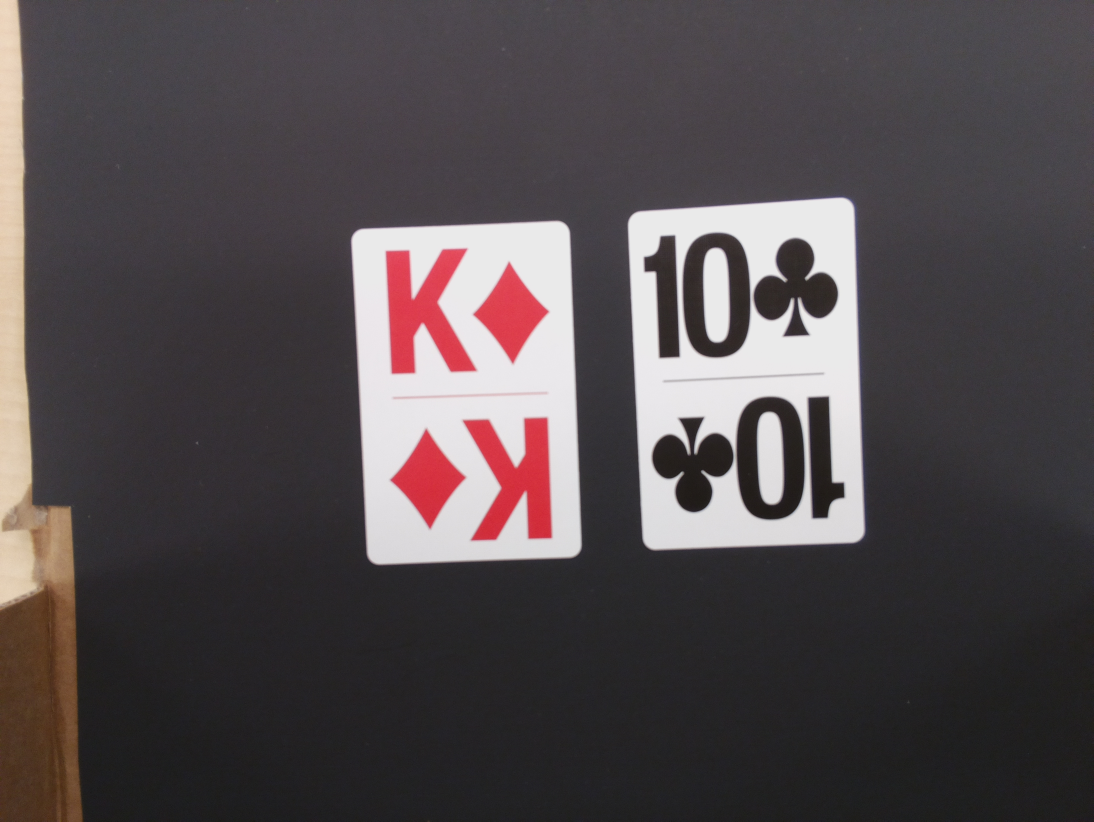
#> input picture src/app/images/10c-kd.jpg, 3280 x 2464 px (shown at 1/3 size)
$ python -i cardvision.py   (imports and definitions only)   (older library calls are emulated)
#> lines starting #> are read from the running program, lines starting #| are printed output that depends on the picture; after the words box and inside, x2 and y2 are one past the last pixel; in counts of white or black regions, pixels touching at a corner belong together
#> further down, picture is the input picture: shape (2464, 3280, 3); mean B, G, R 77.6, 75.2, 82.5
'''
Created on Sep 30, 2016

@author: mike
'''

import os
import numpy as np
import cv2
from app.playerhand import PlayerHand
from app.card import Card
from app.cardsuit import CardSuit
from app.cardvalue import CardValue


class CardVision(object):
    'Class responsible for computer vision operations'


    # [13 lines left out: function rectify, not called in this run]


    def preprocess(self, img):
        gray = cv2.cvtColor(img,cv2.COLOR_BGR2GRAY)
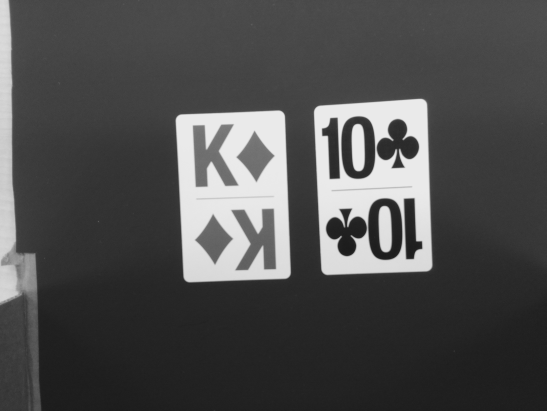
#> gray: shape (2464, 3280) (shown at 1/6 size); min 18, max 235, mean 77.6
        blur = cv2.GaussianBlur(gray,(5,5),2 )

        # Not sure which of the following works better.  More testing needed.
        # thresh = cv2.adaptiveThreshold(blur,255,1,1,11,1)
        tmp, thresh = cv2.threshold(blur,0,255,cv2.THRESH_BINARY_INV+cv2.THRESH_OTSU)
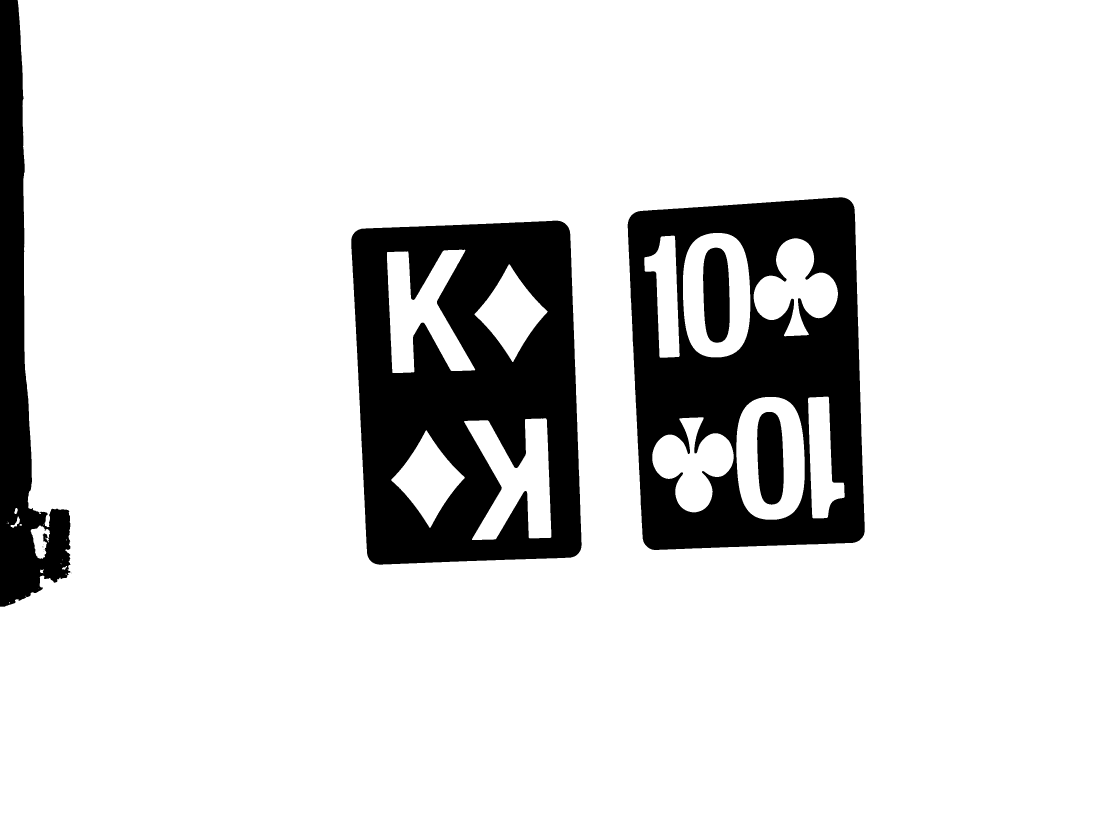
#> thresh: shape (2464, 3280) (shown at 1/3 size); 86.1% white; 10 black regions (5 under 20 px), largest, box (x1, y1, x2, y2) and area: (1054, 662, 1745, 1694) 492934, (1883, 592, 2594, 1650) 435060, (0, 0, 211, 1820) 159790, (2109, 743, 2189, 1028) 19824, (2271, 1236, 2351, 1514) 19057
#> tmp = 137

        return thresh

    # [7 lines left out: function imgdiff, not called in this run]

    def find_closest_card(self, training,img):
        features = self.preprocess(img)
        return sorted(training.values(), key=lambda x:self.imgdiff(x[1],features))[0][0]


    # [125 lines left out: functions getCards, get_training, find_hole_cards, build_player_hand, build_card, not called in this run]


    def __init__(self):
        self


>>> import cv2
>>> picture = cv2.imread('images/10c-kd.jpg')
>>> result = CardVision().preprocess(picture)

$ run again, on src/app/images/10d-2d.jpg
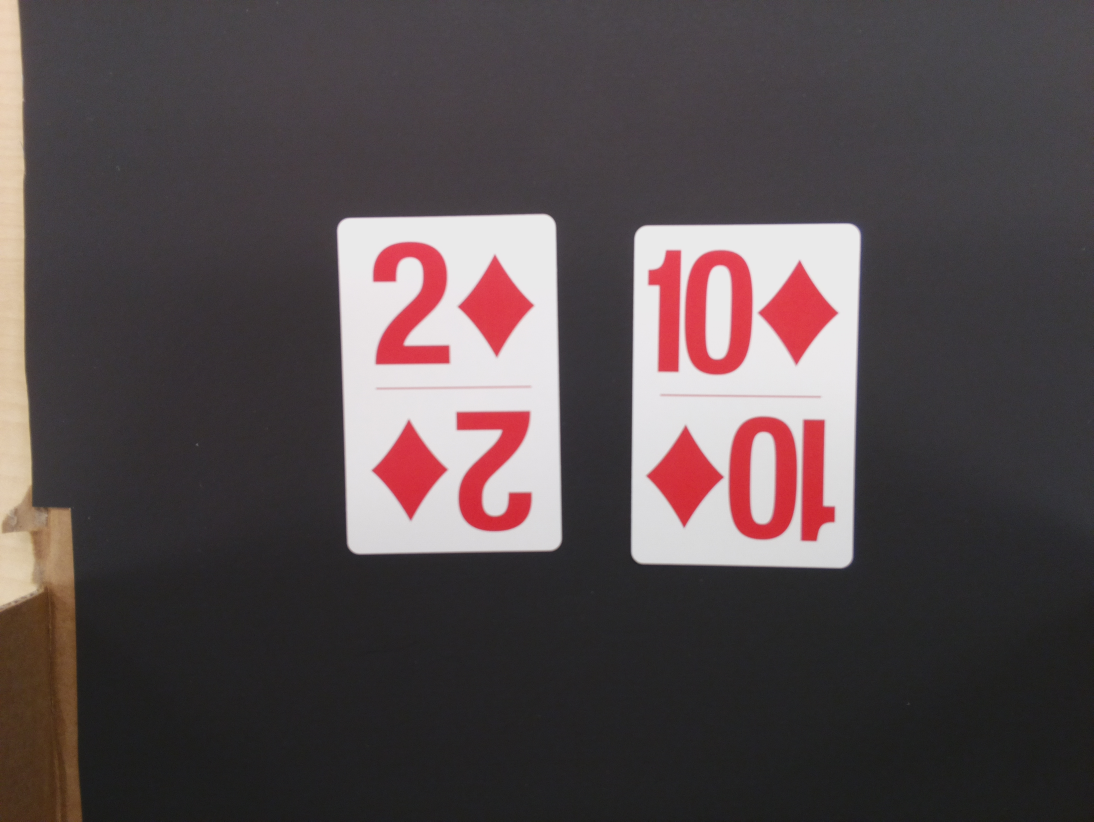
#> input picture src/app/images/10d-2d.jpg, 3280 x 2464 px (shown at 1/3 size)
#> picture is the input picture: shape (2464, 3280, 3); mean B, G, R 76.6, 74.8, 85.3
#> in preprocess, `gray = cv2.cvtColor(img,cv2.COLOR_BGR2GRAY)`:
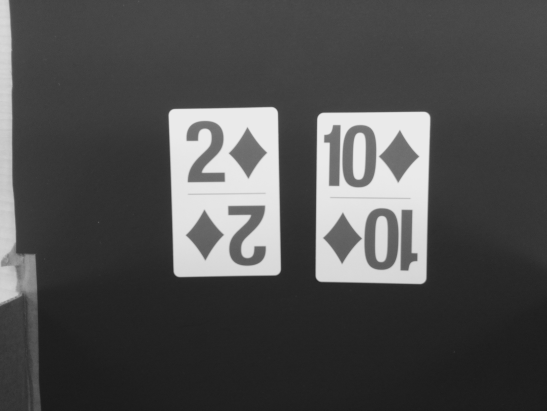
#> gray: shape (2464, 3280) (shown at 1/6 size); min 18, max 235, mean 78.1
#> in preprocess, `tmp, thresh = cv2.threshold(blur,0,255,cv2.THRESH_BINARY_INV+cv2.THRES..`:
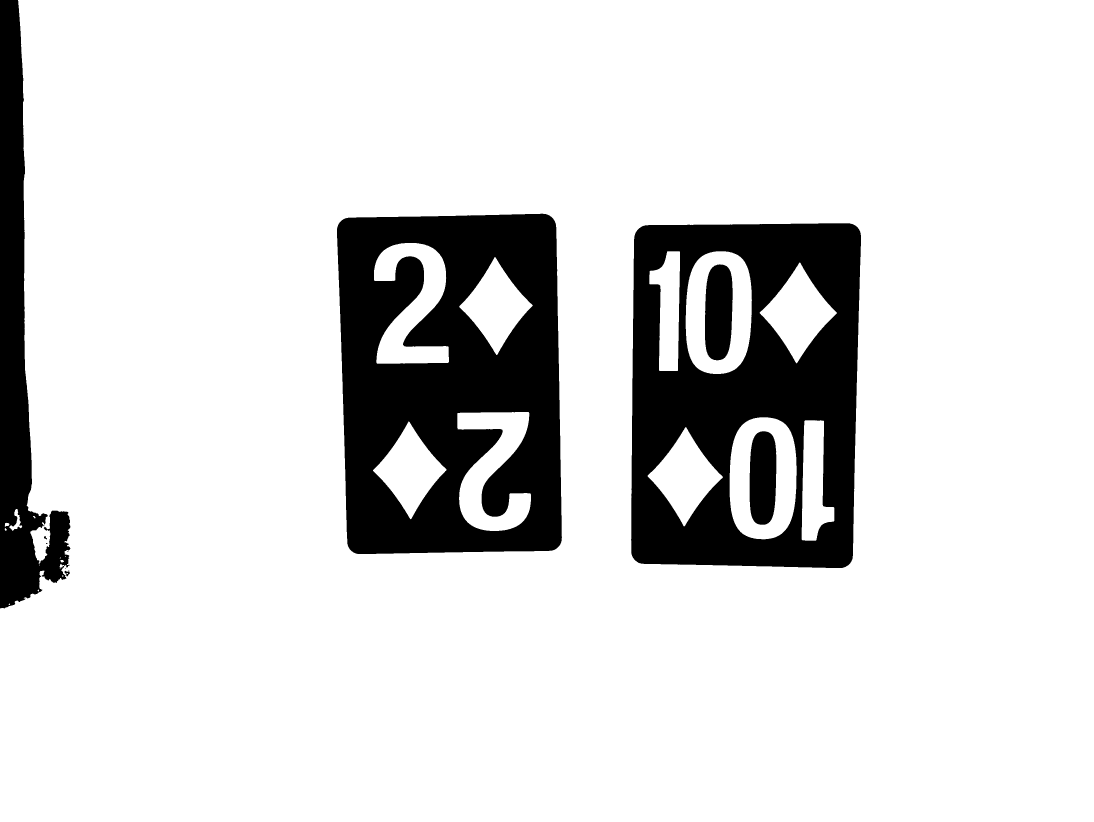
#> thresh: shape (2464, 3280) (shown at 1/3 size); 85.6% white; 10 black regions (3 under 20 px), largest, box (x1, y1, x2, y2) and area: (1011, 641, 1686, 1662) 513461, (1893, 670, 2583, 1704) 454341, (0, 0, 211, 1825) 157774
#> tmp = 136

$ run again, on src/app/images/10s-ah.jpg
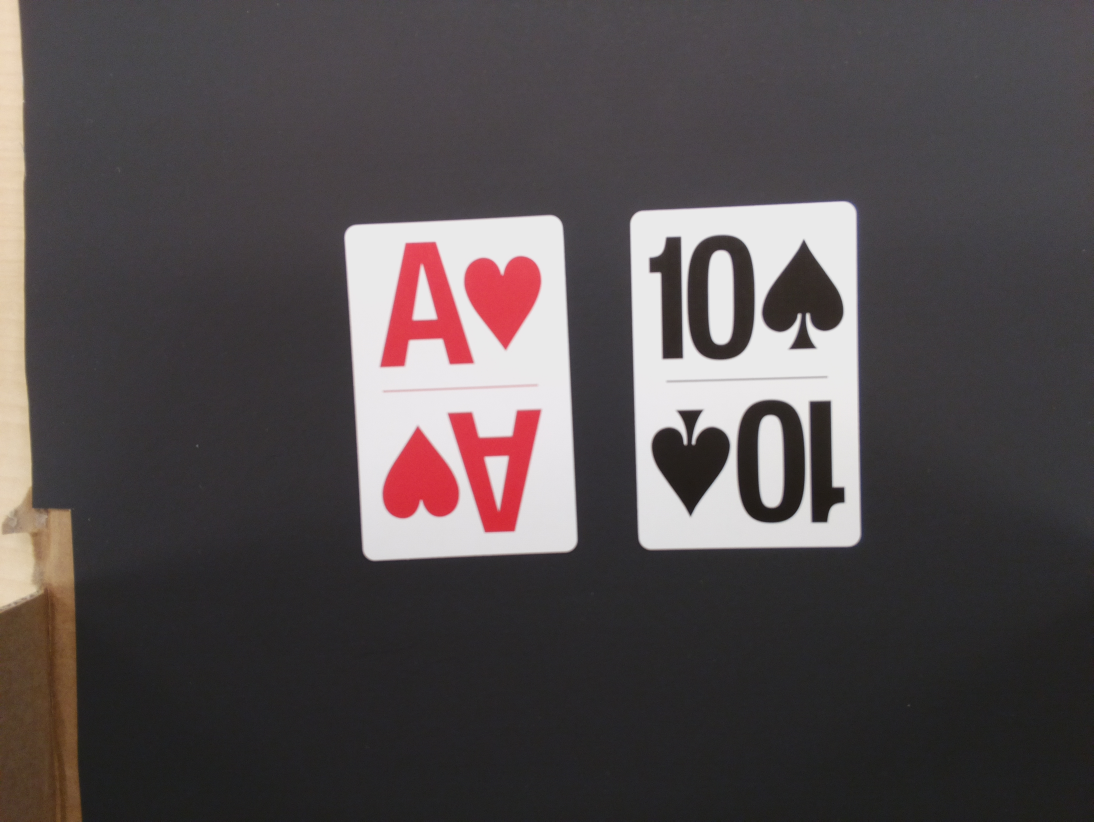
#> input picture src/app/images/10s-ah.jpg, 3280 x 2464 px (shown at 1/3 size)
#> picture is the input picture: shape (2464, 3280, 3); mean B, G, R 77.8, 76.4, 83.4
#> in preprocess, `gray = cv2.cvtColor(img,cv2.COLOR_BGR2GRAY)`:
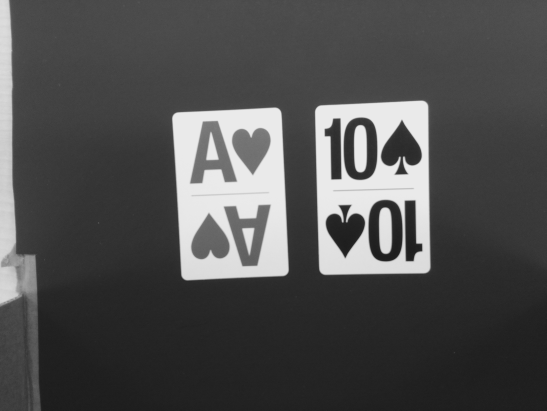
#> gray: shape (2464, 3280) (shown at 1/6 size); min 19, max 235, mean 78.7
#> in preprocess, `tmp, thresh = cv2.threshold(blur,0,255,cv2.THRESH_BINARY_INV+cv2.THRES..`:
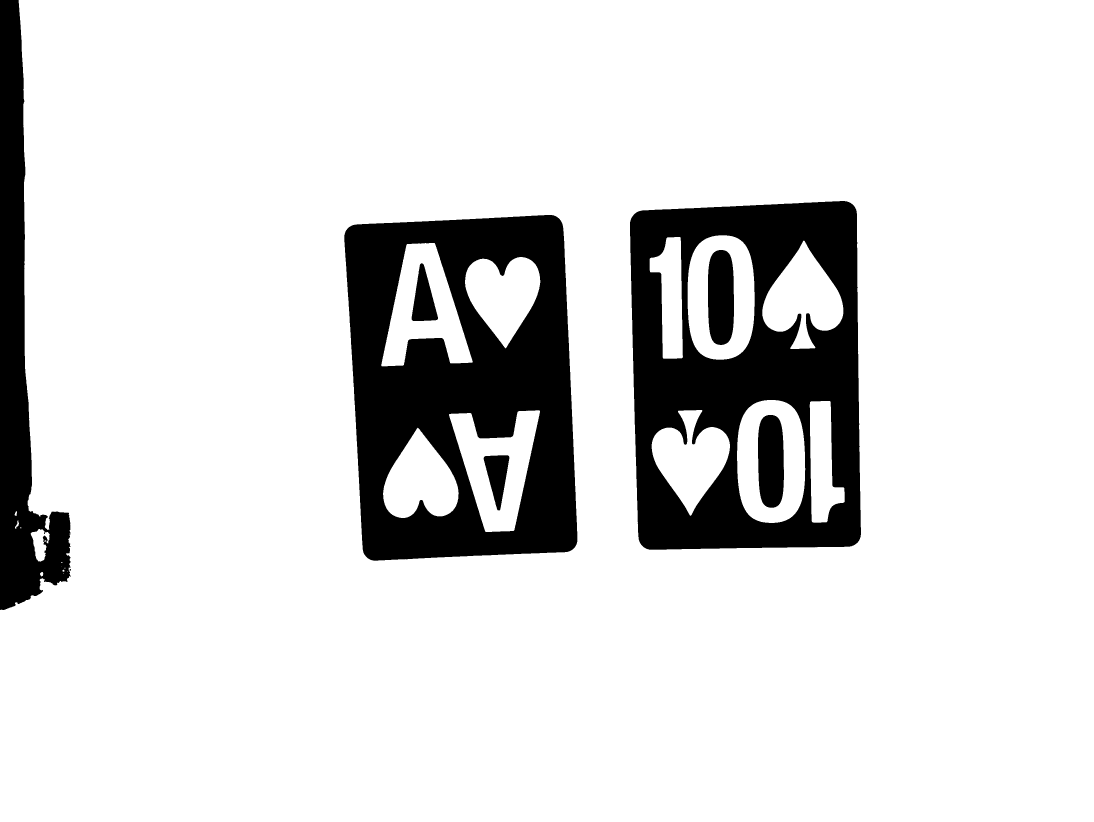
#> thresh: shape (2464, 3280) (shown at 1/3 size); 86.2% white; 9 black regions (2 under 20 px), largest, box (x1, y1, x2, y2) and area: (1033, 645, 1732, 1682) 466177, (1890, 603, 2583, 1649) 430155, (0, 0, 212, 1830) 163318
#> tmp = 138
